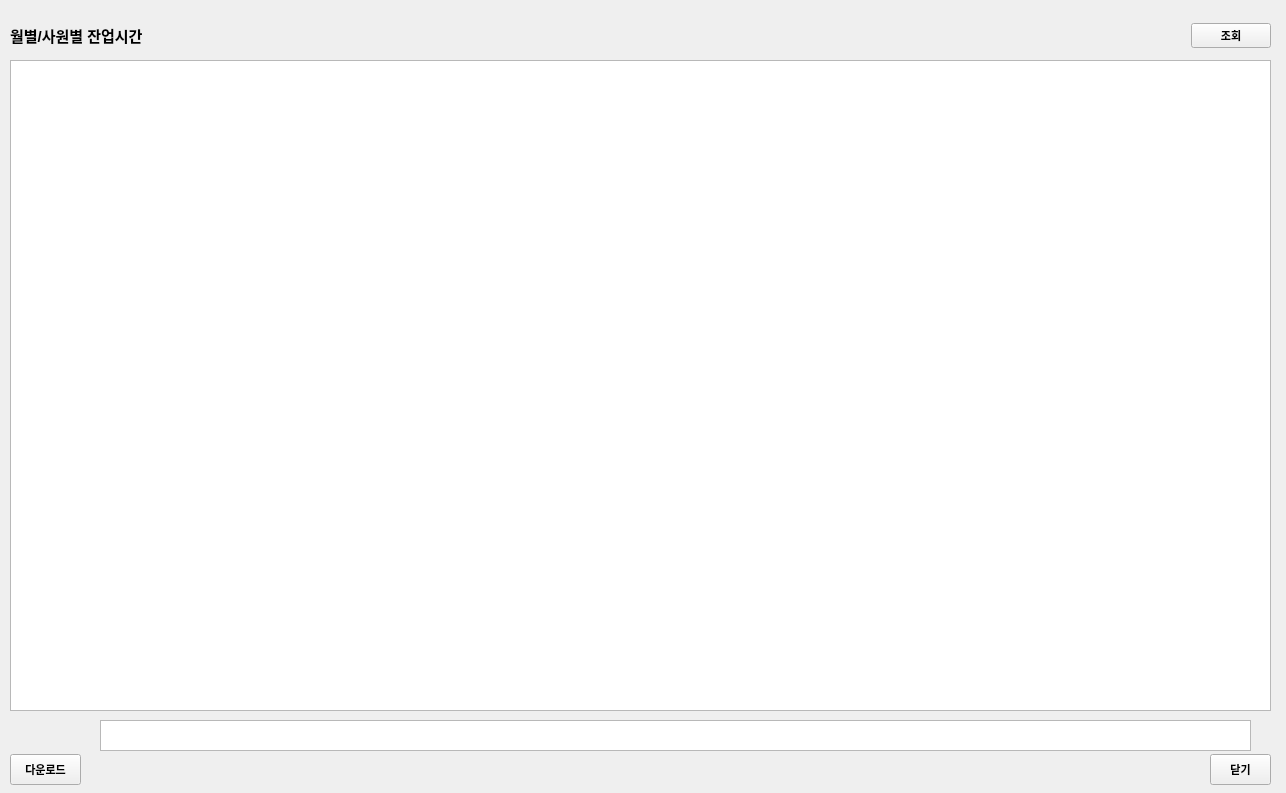
<?xml version="1.0" encoding="UTF-8"?>
<ui version="4.0">
 <class>window</class>
 <widget class="QWidget" name="window">
  <property name="geometry">
   <rect>
    <x>0</x>
    <y>0</y>
    <width>1286</width>
    <height>793</height>
   </rect>
  </property>
  <property name="windowTitle">
   <string>Form</string>
  </property>
  <widget class="QTableWidget" name="tbl_emp_info">
   <property name="geometry">
    <rect>
     <x>10</x>
     <y>60</y>
     <width>1261</width>
     <height>651</height>
    </rect>
   </property>
   <attribute name="verticalHeaderVisible">
    <bool>false</bool>
   </attribute>
  </widget>
  <widget class="QPushButton" name="btn_close">
   <property name="geometry">
    <rect>
     <x>1210</x>
     <y>754</y>
     <width>61</width>
     <height>31</height>
    </rect>
   </property>
   <property name="font">
    <font>
     <family>Arial</family>
     <pointsize>8</pointsize>
     <weight>75</weight>
     <bold>true</bold>
    </font>
   </property>
   <property name="text">
    <string>닫기</string>
   </property>
  </widget>
  <widget class="QPushButton" name="btn_download">
   <property name="geometry">
    <rect>
     <x>10</x>
     <y>754</y>
     <width>71</width>
     <height>31</height>
    </rect>
   </property>
   <property name="font">
    <font>
     <family>Arial</family>
     <pointsize>8</pointsize>
     <weight>75</weight>
     <bold>true</bold>
    </font>
   </property>
   <property name="text">
    <string>다운로드</string>
   </property>
  </widget>
  <widget class="QWidget" name="horizontalLayoutWidget">
   <property name="geometry">
    <rect>
     <x>10</x>
     <y>10</y>
     <width>1261</width>
     <height>51</height>
    </rect>
   </property>
   <layout class="QHBoxLayout" name="horizontalLayout">
    <item>
     <widget class="QLabel" name="lbl_select_date">
      <property name="font">
       <font>
        <family>Arial</family>
        <pointsize>11</pointsize>
        <weight>75</weight>
        <bold>true</bold>
       </font>
      </property>
      <property name="text">
       <string>월별/사원별 잔업시간</string>
      </property>
     </widget>
    </item>
    <item>
     <spacer name="horizontalSpacer">
      <property name="orientation">
       <enum>Qt::Horizontal</enum>
      </property>
      <property name="sizeHint" stdset="0">
       <size>
        <width>40</width>
        <height>20</height>
       </size>
      </property>
     </spacer>
    </item>
    <item>
     <widget class="QPushButton" name="btn_send">
      <property name="font">
       <font>
        <family>Arial</family>
        <pointsize>8</pointsize>
        <weight>75</weight>
        <bold>true</bold>
       </font>
      </property>
      <property name="text">
       <string>조회</string>
      </property>
     </widget>
    </item>
   </layout>
  </widget>
  <widget class="QTableWidget" name="tbl_emp_month_info">
   <property name="geometry">
    <rect>
     <x>100</x>
     <y>720</y>
     <width>1151</width>
     <height>31</height>
    </rect>
   </property>
   <attribute name="verticalHeaderVisible">
    <bool>false</bool>
   </attribute>
  </widget>
 </widget>
 <resources/>
 <connections/>
</ui>
